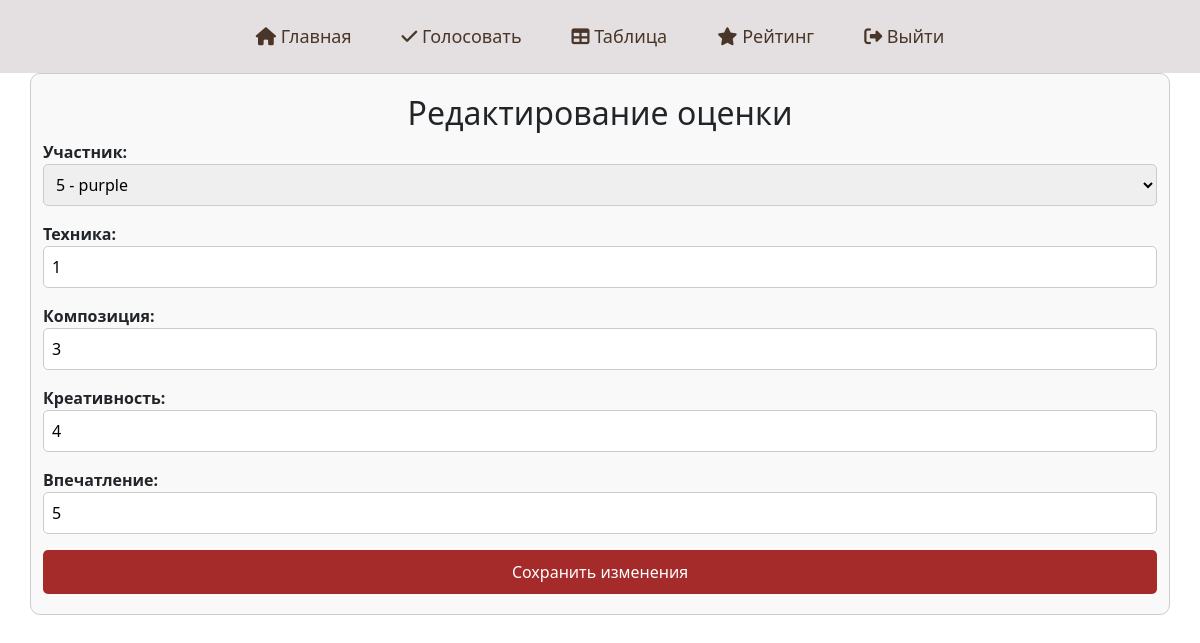
Screenshot of /vote/edit_score/43/ (signed in) with the database file from the repository.
### vote/models.py (models this page shows, shortened)
class Score(models.Model):
    jury = models.ForeignKey(User, on_delete=models.CASCADE)  # Жюри
    participant = models.ForeignKey(Participant, on_delete=models.CASCADE)  # Участник
    technique = models.IntegerField()
    composition = models.IntegerField()
    creativity = models.IntegerField()
    impression = models.IntegerField()

### vote/views.py (the view)
# urls.py: path('edit_score/<int:score_id>/', views.edit_score, name='edit_score'),
@login_required
def edit_score(request, score_id):
    score = get_object_or_404(Score, id=score_id)
    if request.method == 'POST':
        form = ScoreForm(request.POST, instance=score)
        if form.is_valid():
            form.save()
            return redirect('vote_page')  # Перенаправляем на страницу голосования с сообщением об успехе
    else:
        form = ScoreForm(instance=score)
    return render(request, 'vote/edit_score.html', {
        'form': form,
        'score': score,
    })

### vote/forms.py
class ScoreForm(forms.ModelForm):
    participant = forms.ModelChoiceField(queryset=Participant.objects.all(), label="Участник")
    class Meta:
        model = Score
        fields = ['participant', 'technique', 'composition', 'creativity', 'impression']
        labels = {
            'technique': 'Техника',
            'composition': 'Композиция',
            'creativity': 'Креативность',
            'impression': 'Впечатление',
        }
        widgets = {
            'technique': forms.NumberInput(attrs={'min': 0, 'max': 10}),
            'composition': forms.NumberInput(attrs={'min': 0, 'max': 10}),
            'creativity': forms.NumberInput(attrs={'min': 0, 'max': 10}),
            'impression': forms.NumberInput(attrs={'min': 0, 'max': 10}),
        }

### main/models.py (called while the page is built)
    def __str__(self):
        return f"{self.number} - {self.name}"

### vote/templates/vote/edit_score.html (shortened to what this page needs)
{% load static %}
<!DOCTYPE html>
<html lang="ru">
<head>
    <link rel="stylesheet" href="{% static 'vote/css/vote.css' %}">
    <link rel="stylesheet" href="https://cdn.jsdelivr.net/npm/bootstrap@5.3.3/dist/css/bootstrap.min.css">
    <link rel="stylesheet" href="https://use.fontawesome.com/releases/v6.6.0/css/all.css">
</head>
<body>
<header>
    <nav class="navbar">
        <ul class="navbar-menu">
            <li><a href="{% url 'main' %}"><i class="fa-solid fa-house"></i> Главная</a></li>
            <li><a href="{% url 'vote_page' %}"><i class="fa-solid fa-check"></i> Голосовать</a></li>
            <li><a href="{% url 'participant_scores' %}"><i class="fa-solid fa-table"></i> Таблица</a></li>
            <li><a href="#"><i class="fa-solid fa-star"></i> Рейтинг</a></li>
            <li><a href="{% url 'signup' %}"><i class="fa-solid fa-right-from-bracket"></i> Выйти</a></li>
        </ul>
    </nav>
</header>
<div class="container">
    <h2>Редактирование оценки</h2>
    <form method="post">
        {{ form.as_p }}
        <button type="submit" class="btn btn-primary">Сохранить изменения</button>
    </form>
</div>
</body>
</html>

### vote/static/vote/css/vote.css (style rules this page uses)
body { font-family: Arial, sans-serif; background: #D6C0B3; }
.container { width: 50%; margin: 0 auto; padding: 20px; background-color: #f9f9f9; border: 1px solid #ccc; border-radius: 10px; }
h2 { text-align: center; }
label { display: block; font-weight: bold; }
input, select { width: 100%; padding: 8px; border: 1px solid #ccc; border-radius: 5px; }
button.btn { display: block; width: 100%; padding: 10px; background-color: brown; color: white; border: none; border-radius: 5px; cursor: pointer; }
header { background-color: #E4E0E1; padding: 15px 0; }
.navbar { display: flex; justify-content: center; align-items: center; flex-wrap: wrap; }
.navbar-menu { list-style: none; margin: 0; padding: 0; display: flex; gap: 20px; width: 100%; align-items: center; justify-content: center; }
.navbar-menu li { display: inline-block; }
.navbar-menu a { font-size: 18px; color: #493628; text-decoration: none; padding: 10px 15px; transition: color 0.3s ease; }

### rows the page displays
Score: participant "5 - purple", technique "1", composition "3", creativity "4", impression "5"
